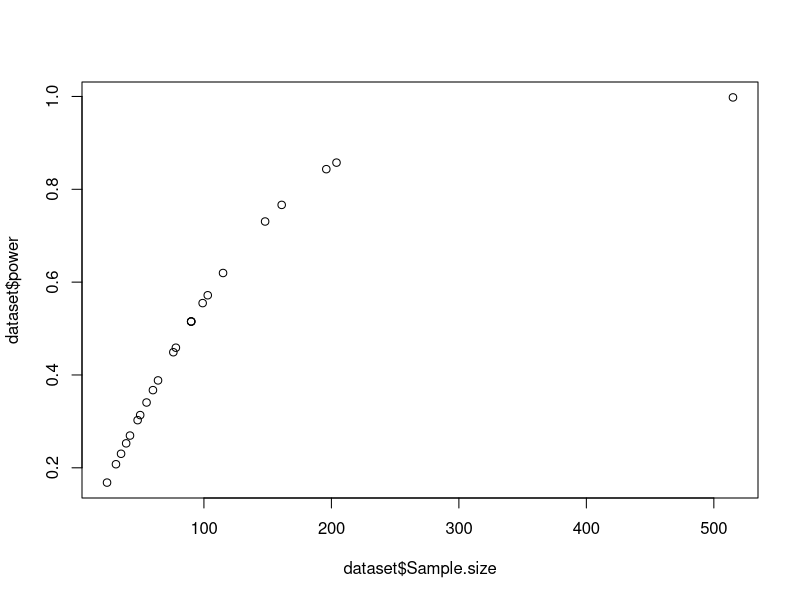
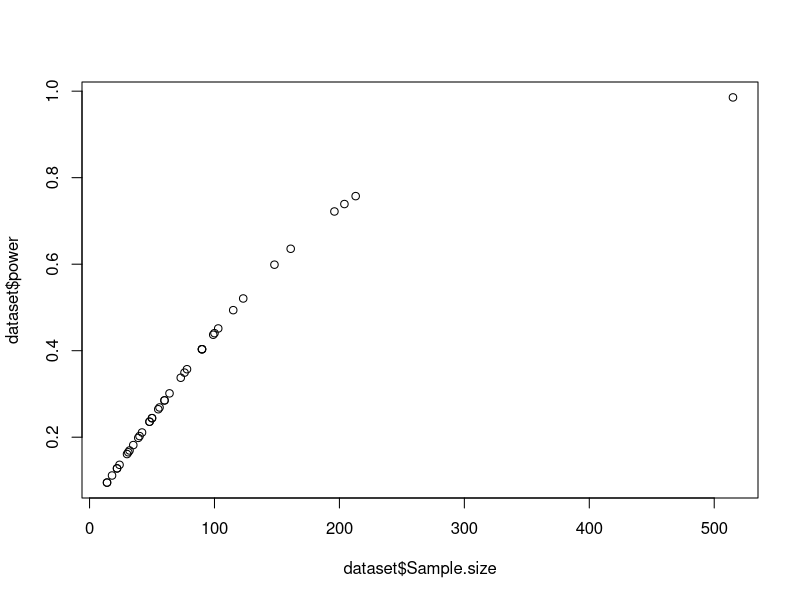
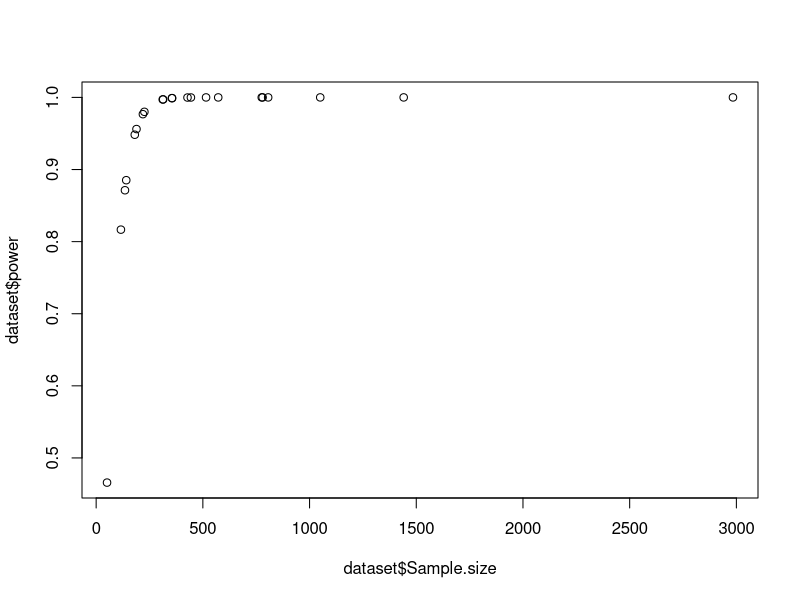
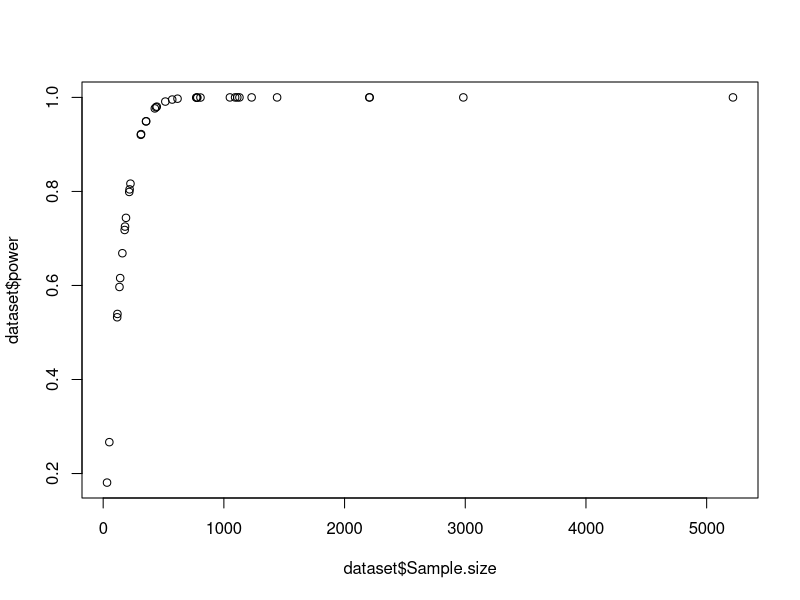
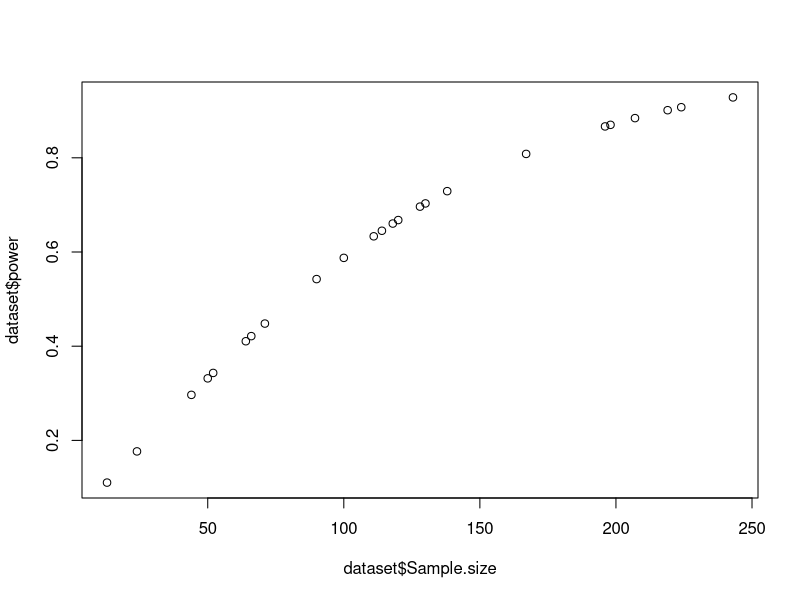
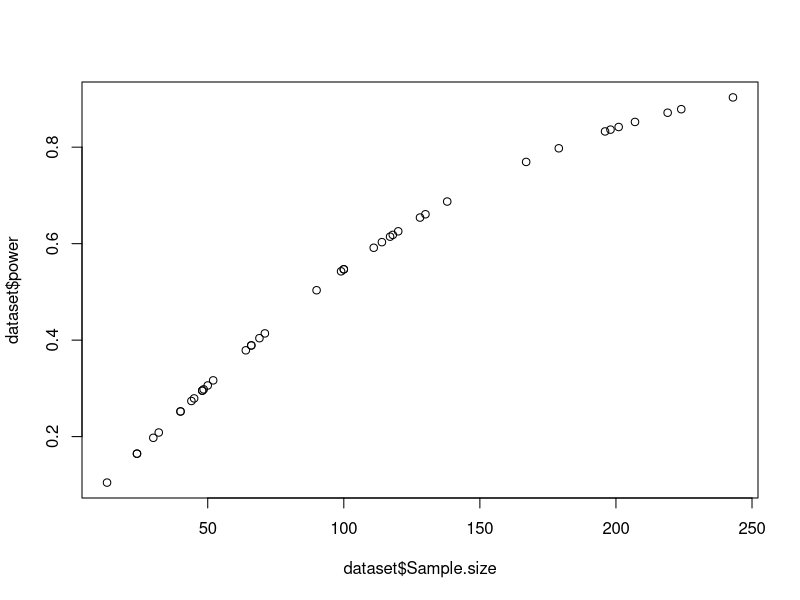
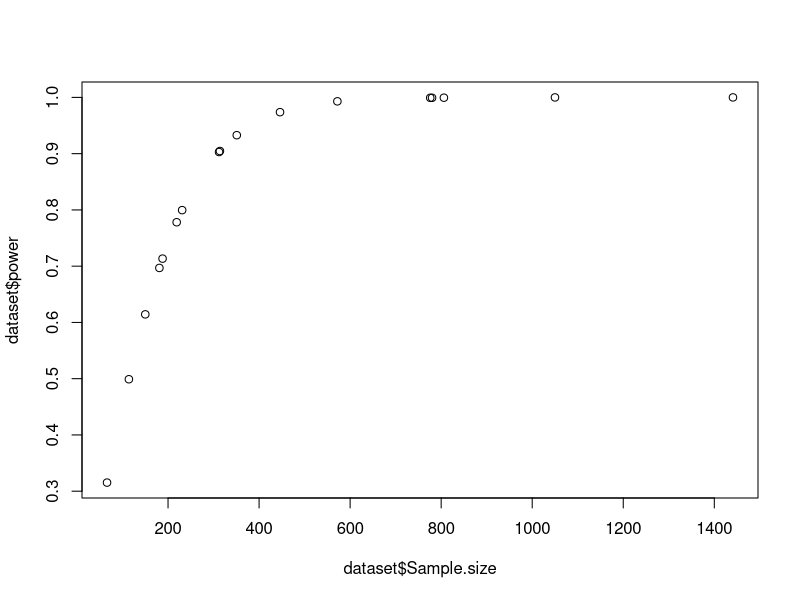
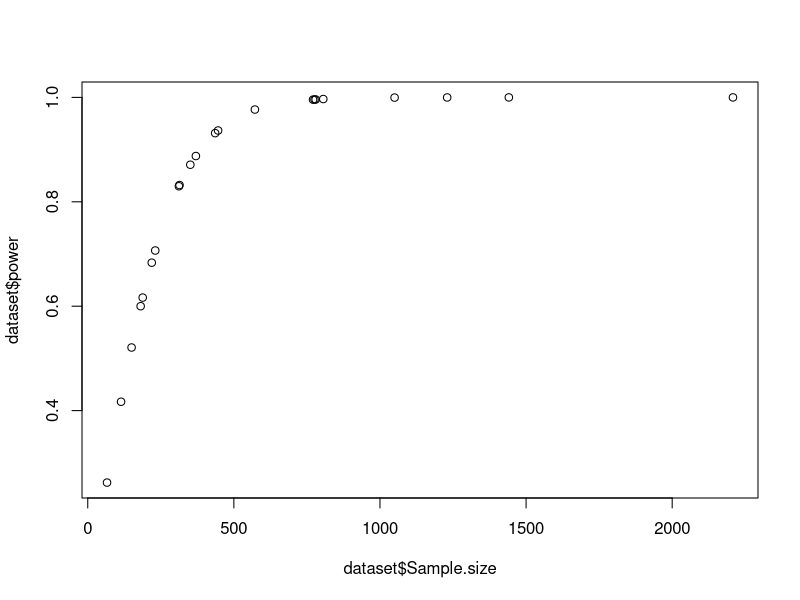

These charts were generated, in order, by the following R code:
# Test of excess significance
library(pwr)
library(dplyr)

dat = read.delim("cleaned_data.txt", stringsAsFactors=F)
dat$sig = ifelse(dat$p.twotail < .05, "significant", "not-significant")

# From Ioannidis & Trikalinos, p. 246
# Expected # of sig results is sum of studies' powers
# (We use meta-analytic estimate r = .21 as hypothesized ES)
TES = function(dataset, r) {
  # generate power estimates
  for (i in 1:nrow(dataset)) {
    dataset$power[i] = pwr.r.test(n=dataset$Sample.size[i],
                                  r=r,
                                  alternative = "two.sided")$power
  }
  plot(dataset$Sample.size, dataset$power)  
  # Conduct TES
  n = nrow(dataset) # n is number of studies
  E = sum(dataset$power) # E is expected # of sig results, sum of power
  O = sum(dataset$sig == "significant") # O is observed # of sig results
  # Statistic is 
  A = (O-E)^2/E + (O-E)^2/(n-E)
  # Test A for statistical significance
  pchisq(A, 1, lower.tail = F) %>% 
    round(3) %>% 
    return()
}

# Aggressive behavior ----
# Experiments, best-practices 
dat %>% 
  filter(Setting == "Exp", Outcome == "AggBeh", Best. == "y") %>% 
  TES(r = .210)
# significant, p = .016

# Experiments, all
dat %>% 
  filter(Setting == "Exp", Outcome == "AggBeh") %>% 
  TES(r = .181)
# significant, p = .058

# Cross-section, best-practices
dat %>% 
  filter(Setting == "Nonexp", Outcome == "AggBeh", Best. == "y") %>% 
  TES(r = .262)
# not significant, p = .916

# Cross-section, all
dat %>% 
  filter(Setting == "Nonexp", Outcome == "AggBeh") %>% 
  TES(r = .189)
# not significant, p = .274

# Aggressive Cognition ----
# Experiments, best-practices
dat %>% 
  filter(Setting == "Exp", Outcome == "AggCog", Best. == "y") %>% 
  TES(r = .217)
# not significant, p = .550

# Experiments, all
dat %>% 
  filter(Setting == "Exp", Outcome == "AggCog") %>% 
  TES(r = .207)
# not significant, p = .791

# Cross-section, best-practices
dat %>% 
  filter(Setting == "Nonexp", Outcome == "AggCog", Best. == "y") %>% 
  TES(r = .183)
# not significant, p = .568

# Cross-section, all
dat %>% 
  filter(Setting == "Nonexp", Outcome == "AggCog") %>% 
  TES(r = .164)
# not significant, p = .278

# Aggressive affect ----
# Experiments, best
dat %>% 
  filter(Setting == "Exp", Outcome == "AggAff", Best. == "y") %>% 
  TES(r = .294)
# significant, p = .096

# Experiments, all
dat %>% 
  filter(Setting == "Exp", Outcome == "AggAff") %>% 
  TES(r = .181)
# significant, p = .048

# Cross-section, best-practices
dat %>% 
  filter(Setting == "Nonexp", Outcome == "AggAff", Best. == "y") %>% 
  TES(r = .101)
# not significant, p = .915

# Cross-section, all
dat %>% 
  filter(Setting == "Nonexp", Outcome == "AggAff") %>% 
  TES(r = .145)
# not significant, p = .253
